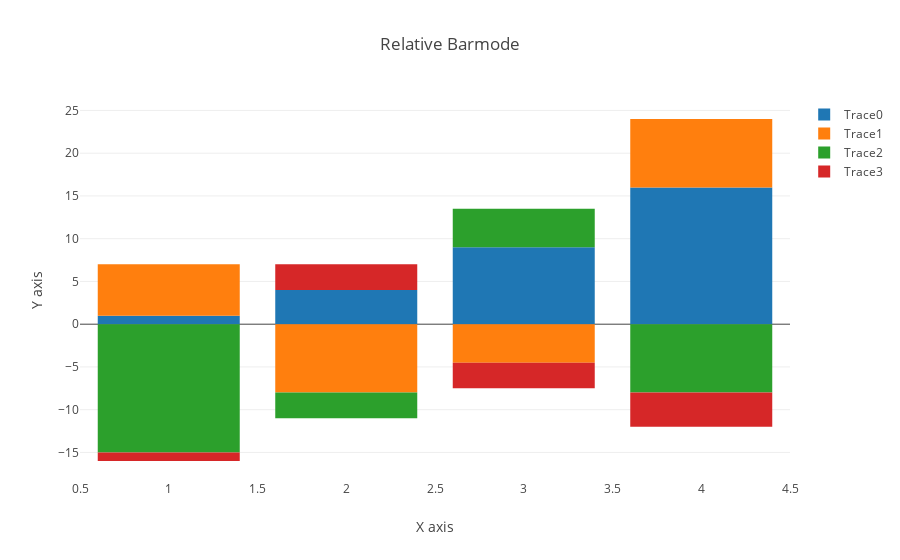

The cell this chart's notebook holds for it:
### Markdown cell above
# Bar Chart with Relative Barmode

### Code cell
x = [1, 2, 3, 4]
trace0 = {'x': x, 'y': [1, 4, 9, 16], 'name': 'Trace0', 'type': 'bar'}
trace1 = {'x': x, 'y': [6, -8, -4.5, 8], 'name': 'Trace1', 'type': 'bar'}
trace2 = {'x': x, 'y': [-15, -3, 4.5, -8], 'name': 'Trace2', 'type': 'bar'}
trace3 = {'x': x, 'y': [-1, 3, -3, -4], 'name': 'Trace3', 'type': 'bar'}

data = [trace0, trace1, trace2, trace3]
layout = {
    'xaxis': {'title': 'X axis'},
    'yaxis': {'title': 'Y axis'},
    # 这里的relative有点类似于stack，只不过区分正负值
    'barmode': 'relative',
    'title': 'Relative Barmode'
}
plotly.offline.iplot({'data': data, 'layout': layout}, filename='barmode-relative')

### Figure 1 — Plotly figure (JSON) as saved in the notebook; plotly's stock layout.template omitted (floating-point values rounded to 4 significant figures)
{"data": [{"name": "Trace0", "type": "bar", "uid": "3369262b-4912-4f29-add9-1e31dc18854f", "x": [1, 2, 3, 4], "y": [1, 4, 9, 16]}, {"name": "Trace1", "type": "bar", "uid": "0876ae9e-25cf-46af-839b-a138e2952e65", "x": [1, 2, 3, 4], "y": [6, -8, -4.5, 8]}, {"name": "Trace2", "type": "bar", "uid": "7cadfaa6-4671-4ed5-9fa7-e7308aa66cd0", "x": [1, 2, 3, 4], "y": [-15, -3, 4.5, -8]}, {"name": "Trace3", "type": "bar", "uid": "5603a763-dd15-43ea-8f77-793f97df56d1", "x": [1, 2, 3, 4], "y": [-1, 3, -3, -4]}], "layout": {"barmode": "relative", "title": "Relative Barmode", "xaxis": {"title": "X axis"}, "yaxis": {"title": "Y axis"}}}
